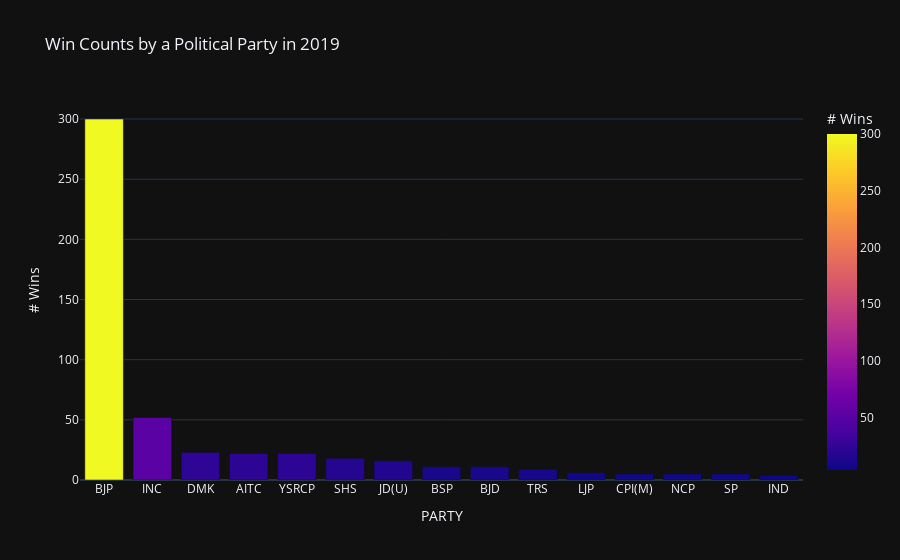

Write notebook code for a chart like this one.
### Markdown cell above
# Which party has won the most constituencies?

### Code cell
part_win=vote.groupby('PARTY').apply(lambda x:x['WINNER'].sum()).reset_index(name='# Wins')
part_win.sort_values(by='# Wins',ascending=False,inplace=True)
top_part_win=part_win[0:15]
fig = px.bar(top_part_win, x='PARTY', y='# Wins',
                     color='# Wins',title='Win Counts by a Political Party in 2019')
fig.update_layout(title_text='Win Counts by a Political Party in 2019',template='plotly_dark')
fig.show()

### Figure 1 — Plotly figure (JSON) as saved in the notebook; plotly's stock layout.template omitted (floating-point values rounded to 4 significant figures)
{"data": [{"alignmentgroup": "True", "hovertemplate": "PARTY=%{x}<br># Wins=%{marker.color}<extra></extra>", "legendgroup": "", "marker": {"color": [300, 52, 23, 22, 22, 18, 16, 11, 11, 9, 6, 5, 5, 5, 4], "coloraxis": "coloraxis"}, "name": "", "offsetgroup": "", "orientation": "v", "showlegend": false, "textposition": "auto", "type": "bar", "x": ["BJP", "INC", "DMK", "AITC", "YSRCP", "SHS", "JD(U)", "BSP", "BJD", "TRS", "LJP", "CPI(M)", "NCP", "SP", "IND"], "xaxis": "x", "y": [300, 52, 23, 22, 22, 18, 16, 11, 11, 9, 6, 5, 5, 5, 4], "yaxis": "y"}], "layout": {"barmode": "relative", "coloraxis": {"colorbar": {"title": {"text": "# Wins"}}, "colorscale": [[0, "#0d0887"], [0.1111, "#46039f"], [0.2222, "#7201a8"], [0.3333, "#9c179e"], [0.4444, "#bd3786"], [0.5556, "#d8576b"], [0.6667, "#ed7953"], [0.7778, "#fb9f3a"], [0.8889, "#fdca26"], [1, "#f0f921"]]}, "legend": {"tracegroupgap": 0}, "title": {"text": "Win Counts by a Political Party in 2019"}, "xaxis": {"anchor": "y", "domain": [0, 1], "title": {"text": "PARTY"}, "type": "category", "range": [-0.5, 14.5], "autorange": true}, "yaxis": {"anchor": "x", "domain": [0, 1], "title": {"text": "# Wins"}, "type": "linear", "range": [0, 315.8], "autorange": true}, "autosize": true}}
